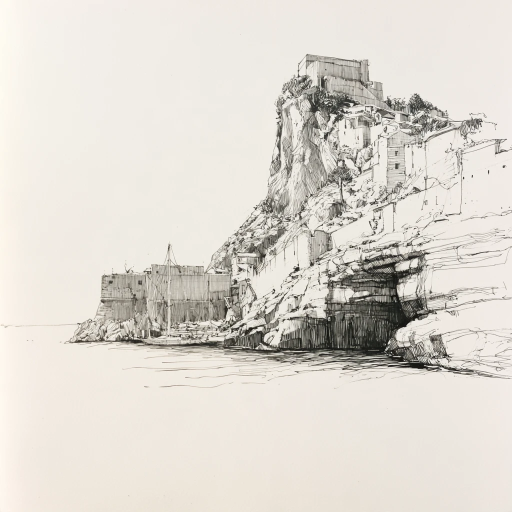
#> input picture tools/imageGen/scenes/red-dominion/mj/s1-point-mj1.webp, 1024 x 1024 px (shown at 1/2 size)
$ python -i sprites.py   (imports and definitions only)
#> lines starting #> are read from the running program, lines starting #| are printed output that depends on the picture; after the words box and inside, x2 and y2 are one past the last pixel; in counts of white or black regions, pixels touching at a corner belong together
#> further down, picture is the input picture: shape (1024, 1024, 3); mean B, G, R 208.9, 216.6, 221.5
"""From generated images to Wonderdraft sprites.

cut()       the subject out of one image: BiRefNet mask (or a flood fill of a clean white
            background) -> largest object, a tree's ground patch trimmed
check()     reasons to reject a cut-out (extra objects, cropped, odd proportions, ...)
finish()    greyscale with the family's levels, resized to Wonderdraft's scale-1 size, outlined;
            custom-colour families get R/G/B colour masks instead (finish_cc)
install()   write a pack folder with the .wonderdraft_symbols file Wonderdraft reads, in
            Kartofuchs' Fuchsbau pack (pack_dir)
"""
import json
import os
import shutil
import sys

import numpy as np
from PIL import Image, ImageChops
from scipy import ndimage

import recipes

LUMA = np.array([0.2126, 0.7152, 0.0722])


def _disk(r):
    y, x = np.ogrid[-r:r + 1, -r:r + 1]
    return x * x + y * y <= r * r


def flood_mask(rgb):
    """Foreground mask of a drawing on a clean white background, without a model: the
    background is every near-white region that touches the image border. Enclosed white
    (a pale crown inside its outline) stays foreground. Soft over the 2 px of the edge."""
    border = np.concatenate([rgb[:8].reshape(-1, 3), rgb[-8:].reshape(-1, 3),
                             rgb[:, :8].reshape(-1, 3), rgb[:, -8:].reshape(-1, 3)])
    diff = np.abs(rgb - np.median(border, axis=0)).max(2)
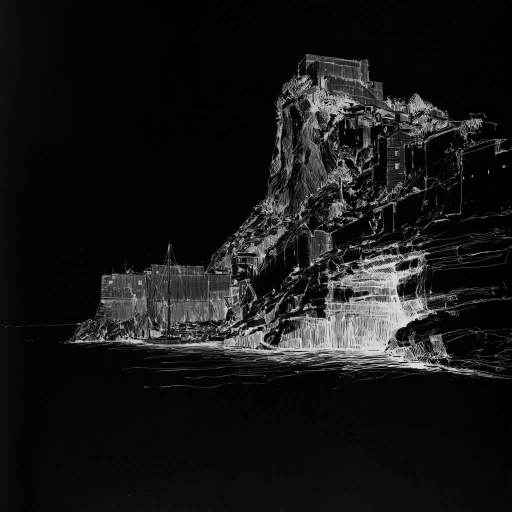
#> diff: shape (1024, 1024) float64 (shown at 1/2 size); min 0, max 240, mean 22.9
    lab, _ = ndimage.label(diff < 24)
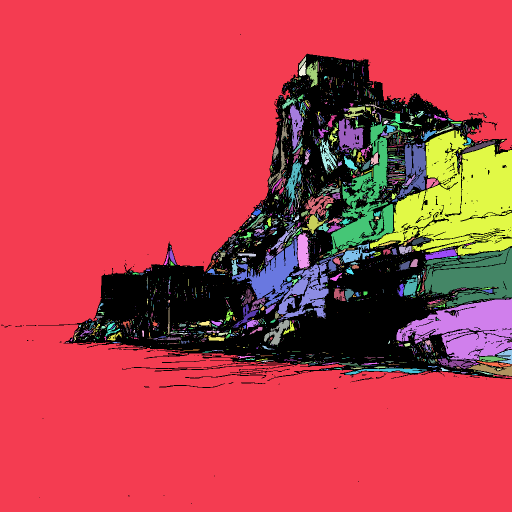
#> lab: shape (1024, 1024) int32 (shown at 1/2 size); 3075 distinct labels, from 0 to 3074; one colour per label, 0 black
    edge = np.unique(np.concatenate([lab[0], lab[-1], lab[:, 0], lab[:, -1]]))
#> edge = [0, 1, 552, 1654, 2209, 2751, 2859, 2983, 3023, 3073]
    background = np.isin(lab, edge[edge > 0])
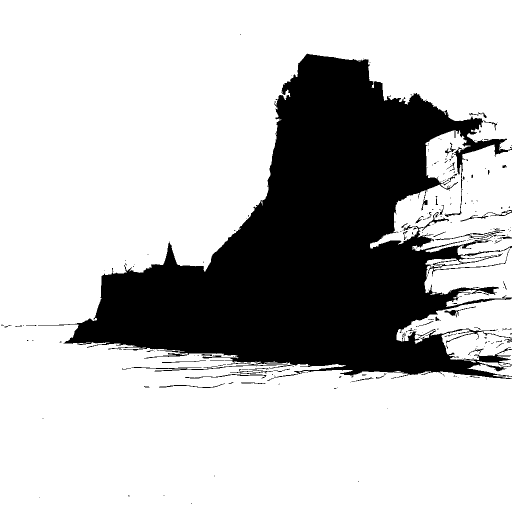
#> background: shape (1024, 1024) bool (shown at 1/2 size); 74.2% white; 251 black regions (199 under 20 px), largest, box (x1, y1, x2, y2) and area: (76, 107, 1024, 762) 266506, (921, 420, 1024, 443) 300, (370, 742, 546, 757) 271
    fg = ~background
    soft = np.clip(diff / 60, 0, 1)
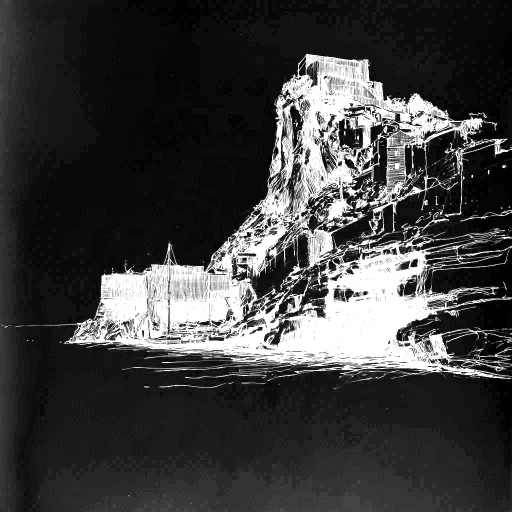
#> soft: shape (1024, 1024) float64 (shown at 1/2 size); min 0, max 1, mean 0.242
    band = ndimage.binary_dilation(fg, iterations=2) & ~ndimage.binary_erosion(fg, iterations=1)
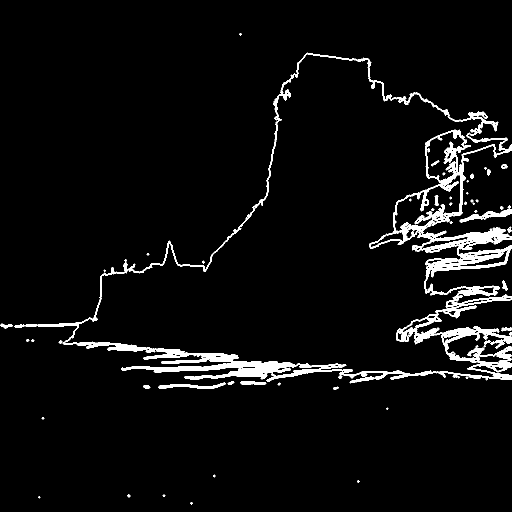
#> band: shape (1024, 1024) bool (shown at 1/2 size); 4.6% white; 52 white regions (18 under 20 px), largest, box (x1, y1, x2, y2) and area: (29, 105, 1024, 767) 44299, (919, 411, 1024, 445) 924, (316, 765, 452, 778) 751
    return np.where(band, np.maximum(soft, fg * 0.5), fg.astype(np.float32)).astype(np.float32)
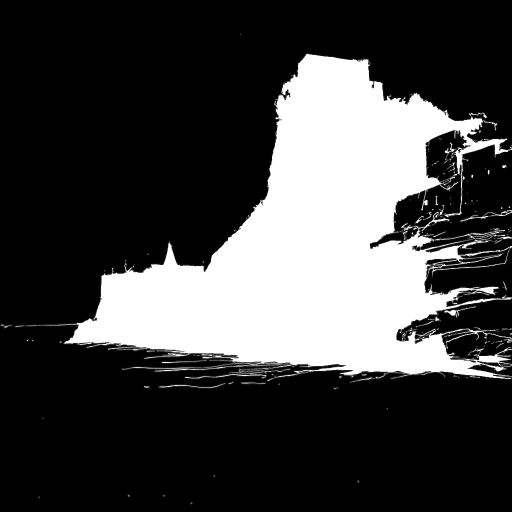
#> returned value: shape (1024, 1024) float32 (shown at 1/2 size); min 0, max 1, mean 0.259


# [295 lines left out: functions cut, fill_under, fill_enclosed, drop_thin, thin_ink, check and 7 more, not called in this run]


def pack_dir(fam):
    return os.path.join(pack_root(), "sprites", fam["kind"], fam["pack_folder"])


# [22 lines left out: function install, not called in this run]


CC_EXAMPLE = ((40, 30, 25), (226, 208, 170), (170, 62, 44))   # ink, walls, roofs for previews


# [38 lines left out: functions cc_colour, contact_sheet, not called in this run]

>>> import cv2
>>> picture = cv2.imread('../../imageGen/scenes/red-dominion/mj/s1-point-mj1.webp')
>>> result = flood_mask(picture)

$ run again, on tools/imageGen/scenes/red-dominion/mj/s1-point-mj2.webp
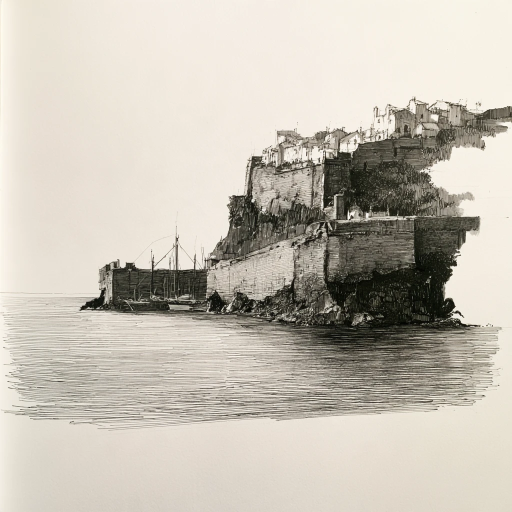
#> input picture tools/imageGen/scenes/red-dominion/mj/s1-point-mj2.webp, 1024 x 1024 px (shown at 1/2 size)
#> picture is the input picture: shape (1024, 1024, 3); mean B, G, R 180.5, 191.8, 197.9
#> in flood_mask, `lab, _ = ndimage.label(diff < 24)`:
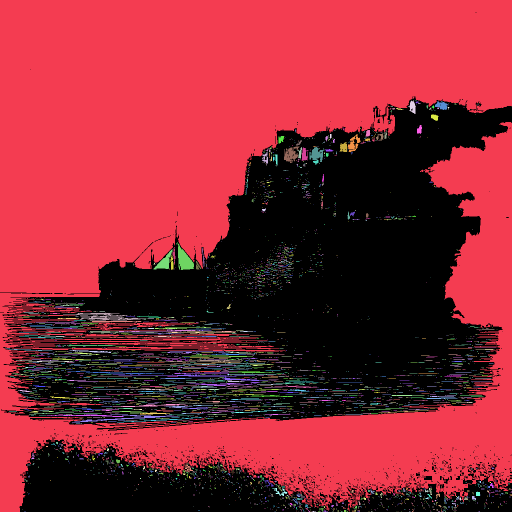
#> lab: shape (1024, 1024) int32 (shown at 1/2 size); 3915 distinct labels, from 0 to 3914; one colour per label, 0 black
#> edge = 34 values from 0 to 3914
#> background: shape (1024, 1024) bool; 55.3% white; 724 black regions (667 under 20 px), largest, box (x1, y1, x2, y2) and area: (2, 193, 1024, 862) 391023, (39, 878, 1024, 1024) 71798, (0, 585, 105, 588) 165
#> band: shape (1024, 1024) bool; 7.5% white; 145 white regions (79 under 20 px), largest, box (x1, y1, x2, y2) and area: (0, 191, 1024, 865) 50062, (37, 864, 1024, 1024) 25350, (226, 864, 257, 871) 150
#> in flood_mask, `return np.where(band, np.maximum(soft, fg * 0.5), fg.astype(np.float32..`:
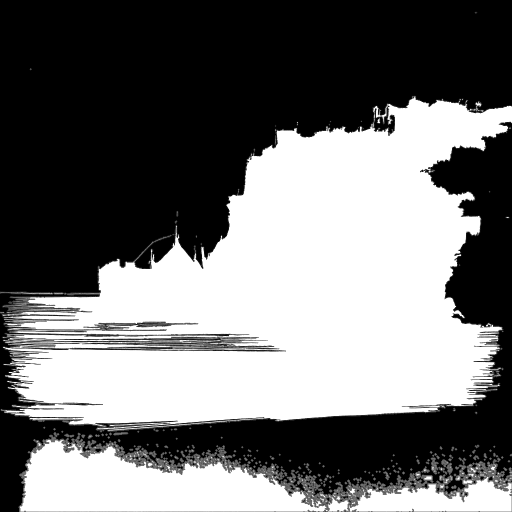
#> returned value: shape (1024, 1024) float32 (shown at 1/2 size); min 0, max 1, mean 0.45

$ run again, on tools/imageGen/scenes/red-dominion/mj/s1-point-mj3.webp
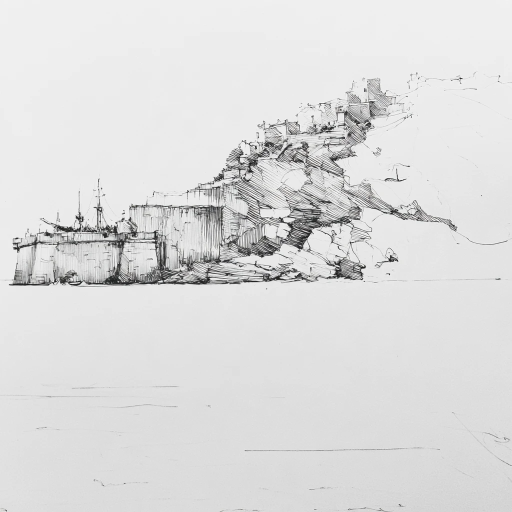
#> input picture tools/imageGen/scenes/red-dominion/mj/s1-point-mj3.webp, 1024 x 1024 px (shown at 1/2 size)
#> picture is the input picture: shape (1024, 1024, 3); mean B, G, R 220.8, 220.9, 220.9
#> in flood_mask, `lab, _ = ndimage.label(diff < 24)`:
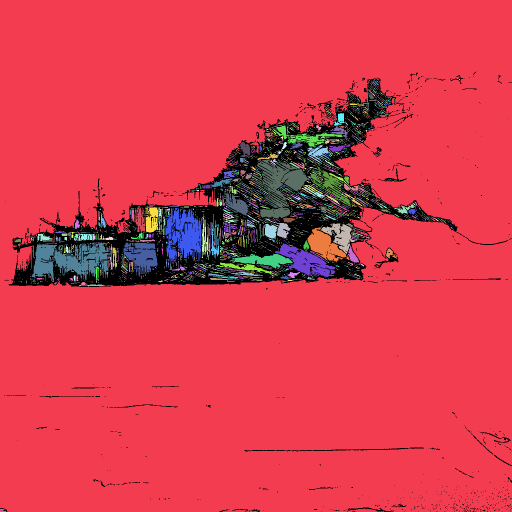
#> lab: shape (1024, 1024) int32 (shown at 1/2 size); 3458 distinct labels, from 0 to 3457; one colour per label, 0 black
#> edge = [0, 1, 3453, 3456, 3457]
#> background: shape (1024, 1024) bool; 85.1% white; 680 black regions (617 under 20 px), largest, box (x1, y1, x2, y2) and area: (17, 155, 1016, 574) 149809, (749, 495, 797, 537) 626, (489, 896, 819, 903) 613
#> band: shape (1024, 1024) bool; 3.9% white; 220 white regions (95 under 20 px), largest, box (x1, y1, x2, y2) and area: (7, 153, 1024, 576) 20493, (487, 893, 850, 905) 2099, (918, 984, 1024, 1024) 1388
#> in flood_mask, `return np.where(band, np.maximum(soft, fg * 0.5), fg.astype(np.float32..`:
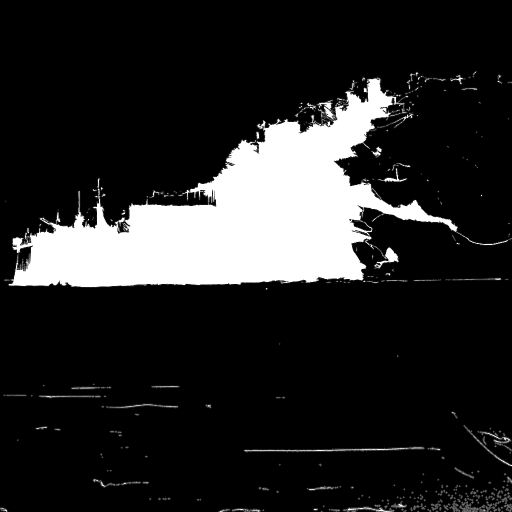
#> returned value: shape (1024, 1024) float32 (shown at 1/2 size); min 0, max 1, mean 0.151

$ run again, on tools/imageGen/scenes/red-dominion/mj/s1-point-mj4.webp
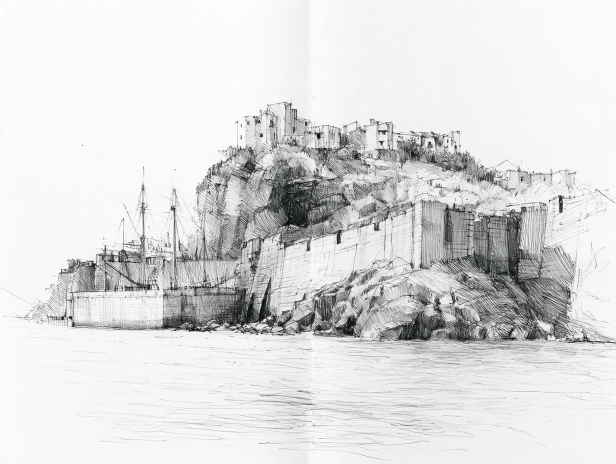
#> input picture tools/imageGen/scenes/red-dominion/mj/s1-point-mj4.webp, 1232 x 928 px (shown at 1/2 size)
#> picture is the input picture: shape (928, 1232, 3); mean B, G, R 220.7, 220.7, 220.4
#> in flood_mask, `lab, _ = ndimage.label(diff < 24)`:
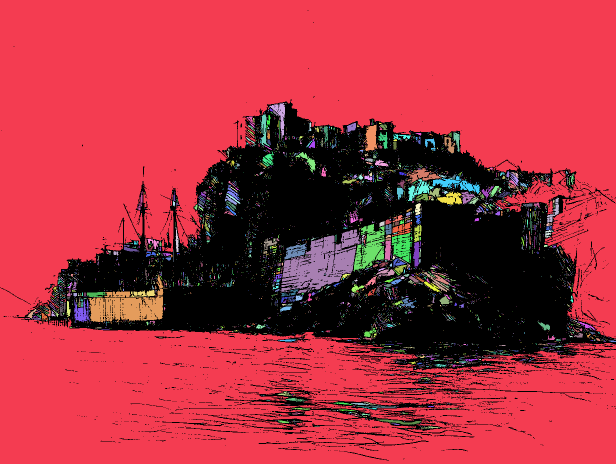
#> lab: shape (928, 1232) int32 (shown at 1/2 size); 5241 distinct labels, from 0 to 5240; one colour per label, 0 black
#> edge = [0, 1, 4553, 4577]
#> background: shape (928, 1232) bool; 66.1% white; 1783 black regions (1624 under 20 px), largest, box (x1, y1, x2, y2) and area: (25, 198, 1232, 746) 358167, (474, 776, 892, 867) 5657, (628, 800, 940, 835) 3045
#> band: shape (928, 1232) bool; 9.4% white; 271 white regions (114 under 20 px), largest, box (x1, y1, x2, y2) and area: (5, 196, 1232, 904) 86167, (519, 710, 652, 757) 2195, (497, 688, 630, 714) 1228
#> in flood_mask, `return np.where(band, np.maximum(soft, fg * 0.5), fg.astype(np.float32..`:
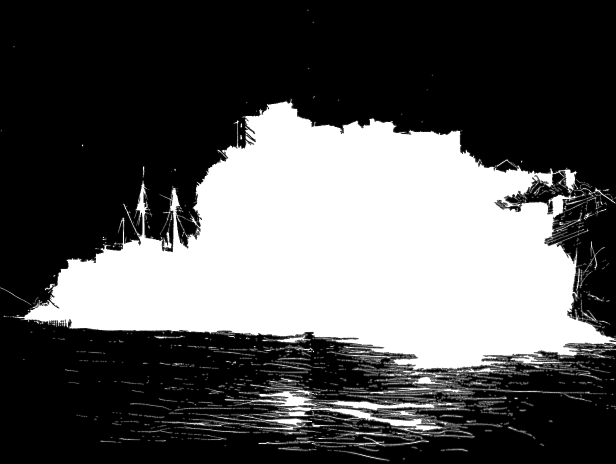
#> returned value: shape (928, 1232) float32 (shown at 1/2 size); min 0, max 1, mean 0.342
